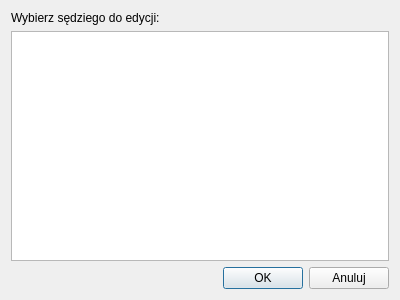
<?xml version="1.0" encoding="UTF-8"?>
<ui version="4.0">
 <class>SelectUmpireDialog</class>
 <widget class="QDialog" name="SelectUmpireDialog">
  <property name="geometry">
   <rect>
    <x>0</x>
    <y>0</y>
    <width>400</width>
    <height>300</height>
   </rect>
  </property>
  <property name="windowTitle">
   <string>Wybierz sędziego do edycji</string>
  </property>
  <layout class="QVBoxLayout" name="verticalLayout">
   <item>
    <widget class="QLabel" name="label">
     <property name="text">
      <string>Wybierz sędziego do edycji:</string>
     </property>
    </widget>
   </item>
   <item>
    <widget class="QListView" name="WidokSedziow">
     <property name="selectionBehavior">
      <enum>QAbstractItemView::SelectRows</enum>
     </property>
    </widget>
   </item>
   <item>
    <layout class="QHBoxLayout" name="horizontalLayout">
     <item>
      <spacer name="horizontalSpacer">
       <property name="orientation">
        <enum>Qt::Horizontal</enum>
       </property>
       <property name="sizeHint" stdset="0">
        <size>
         <width>40</width>
         <height>20</height>
        </size>
       </property>
      </spacer>
     </item>
     <item>
      <widget class="QPushButton" name="OK">
       <property name="text">
        <string>OK</string>
       </property>
      </widget>
     </item>
     <item>
      <widget class="QPushButton" name="Anuluj">
       <property name="text">
        <string>Anuluj</string>
       </property>
      </widget>
     </item>
    </layout>
   </item>
  </layout>
 </widget>
 <resources/>
 <connections/>
</ui>
